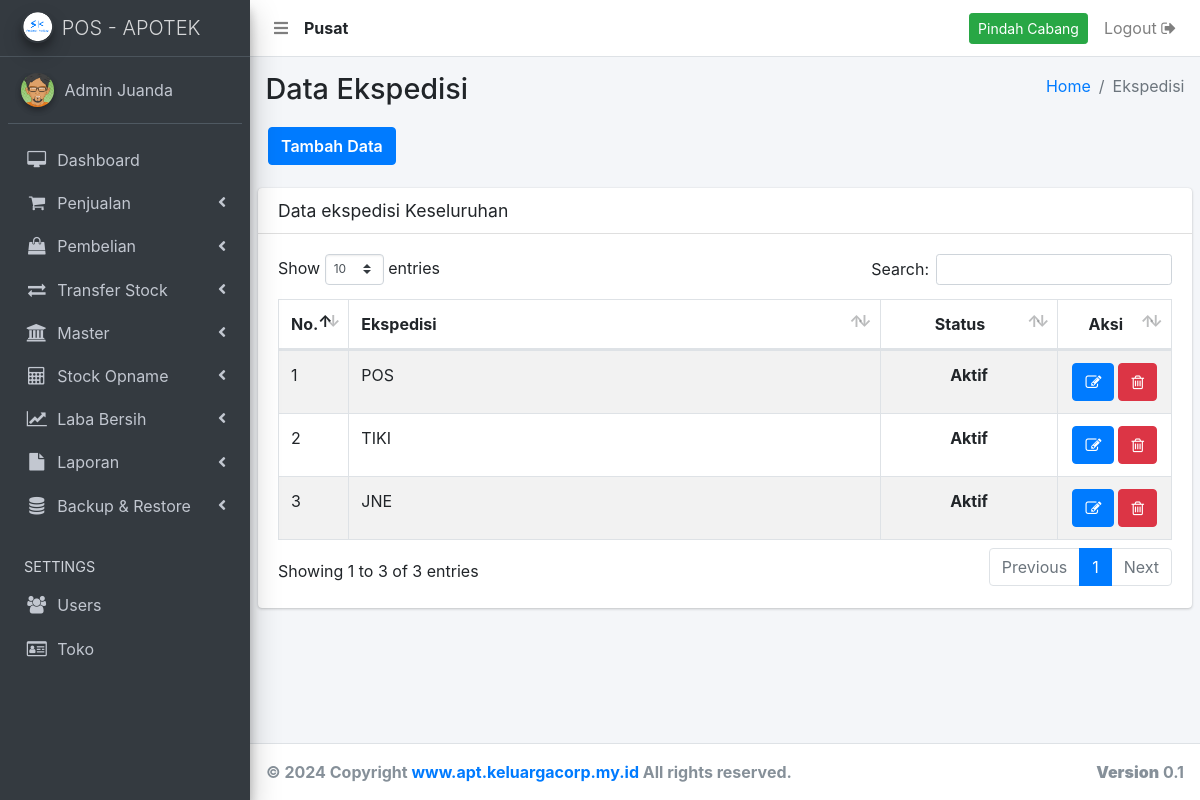
Page /ekspedisi.php (signed in) on the committed database.
### tables this page shows
CREATE TABLE `user` (
  `user_id` int(11) NOT NULL AUTO_INCREMENT,
  `user_nama` varchar(500) NOT NULL,
  `user_no_hp` varchar(250) NOT NULL,
  `user_alamat` text NOT NULL,
  `user_email` varchar(250) NOT NULL,
  `user_password` varchar(500) NOT NULL,
  `user_create` varchar(250) NOT NULL,
  `user_level` varchar(250) NOT NULL,
  `user_status` varchar(250) NOT NULL,
  `user_cabang` int(11) NOT NULL,
  PRIMARY KEY (`user_id`)
);

CREATE TABLE `ekspedisi` (
  `ekspedisi_id` int(11) NOT NULL AUTO_INCREMENT,
  `ekspedisi_nama` varchar(500) NOT NULL,
  `ekspedisi_status` varchar(250) NOT NULL,
  `ekspedisi_cabang` int(11) NOT NULL,
  PRIMARY KEY (`ekspedisi_id`)
);

### _header-artibut.php (called while the page is built, shortened)
<?php
  	include 'aksi/functions.php';
    $userLoginCabang = mysqli_query( $conn, "select user_cabang from user where user_id = '".$_SESSION['user_id']."'");
    $sessionCabangData = mysqli_fetch_array($userLoginCabang);
    $sessionCabang     = $sessionCabangData['user_cabang'];
    if ( $sessionCabang < 1 ) {
      $tipeToko = "Pusat";
    } else {
      $tipeToko = "Cabang ".$sessionCabang;
    }
?>

### aksi/functions.php (called while the page is built, shortened)
<?php
include 'koneksi.php';
function query($query) {
	global $conn;
	$result = mysqli_query($conn, $query);
	$rows = [];
	while ( $row = mysqli_fetch_assoc($result) ) {
		$rows[] = $row;
	}
	return $rows;
}
?>

### ekspedisi.php (the view, shortened to what this page needs)
<?php
  include '_header.php';
  include '_nav.php';
  include '_sidebar.php';
?>
  <div class="content-wrapper">
    <section class="content-header">
      <div class="container-fluid">
        <div class="row mb-2">
          <div class="col-sm-6">
            <h1>Data Ekspedisi</h1>
          </div>
          <div class="col-sm-6">
            <ol class="breadcrumb float-sm-right">
              <li class="breadcrumb-item"><a href="bo">Home</a></li>
              <li class="breadcrumb-item active">Ekspedisi</li>
            </ol>
          </div>
          <div class="tambah-data">
          	<a href="ekspedisi-add" class="btn btn-primary">Tambah Data</a>
          </div>
        </div>
      </div>
    </section>
    <?php
    	$data = query("SELECT * FROM ekspedisi WHERE ekspedisi_cabang = $sessionCabang ORDER BY ekspedisi_id DESC");
    ?>
    <section class="content">
      <div class="row">
        <div class="col-12">
          <div class="card">
            <div class="card-header">
              <h3 class="card-title">Data ekspedisi Keseluruhan</h3>
            </div>
            <div class="card-body">
              <div class="table-auto">
                <table id="example1" class="table table-bordered table-striped">
                  <thead>
                  <tr>
                    <th style="width: 5%;">No.</th>
                    <th>Ekspedisi</th>
                    <th style="text-align: center; width: 20%;">Status</th>
                    <th style="text-align: center; width: 10%;">Aksi</th>
                  </tr>
                  </thead>
                  <tbody>
                  <?php $i = 1; ?>
                  <?php foreach ( $data as $row ) : ?>
                  <tr>
                    	<td><?= $i; ?></td>
                    	<td><?= $row['ekspedisi_nama']; ?></td>
                      <td style="text-align: center;">
                      	<?php
                      		if ( $row['ekspedisi_status'] === "1" ) {
                      			echo "<b>Aktif</b>";
                      		} else {
                      			echo "<b style='color: red;'>Tidak Aktif</b>";
                      		}
                      	?>
                      </td>
                      <td class="orderan-online-button">
                        <?php $id = $row["ekspedisi_id"]; ?>
                      	<a href="ekspedisi-edit?id=<?= $id; ?>" title="Edit Data">
                              <button class="btn btn-primary" type="submit">
                                 <i class="fa fa-edit"></i>
                              </button>
                          </a>
                          <a href="ekspedisi-delete?id=<?= $id; ?>" onclick="return confirm('Yakin dihapus ?')" title="Delete Data">
                              <button class="btn btn-danger" type="submit" name="hapus">
                                  <i class="fa fa-trash-o"></i>
                              </button>
                          </a>
                      </td>
                  </tr>
                  <?php $i++; ?>
              	<?php endforeach; ?>
                </tbody>
                </table>
              </div>
            </div>
          </div>
        </div>
      </div>
    </section>
  </div>
</div>
<?php include '_footer.php'; ?>
</body>
</html>

### _nav.php (shortened to what this page needs)
<nav class="main-header navbar navbar-expand navbar-white navbar-light">
    <ul class="navbar-nav">
      <li class="nav-item">
        <a class="nav-link" data-widget="pushmenu" href="#"><i class="fas fa-bars"></i></a>
      </li>
      <li class="nav-item" style="padding-top: 8px;">
        <?php
          echo "<b>".$tipeToko."</b>";
        ?>
      </li>
    </ul>
    <ul class="navbar-nav ml-auto">
      <?php if ( $levelLogin === "super admin" ) { ?>
      <li class="nav-item">
          <a class="btn btn-block btn-success btn-sm" data-toggle="modal" href='#modal-id-cabang' style="margin-top: 5px;">Pindah Cabang</a>
      </li>
      <?php } ?>
      <li class="nav-item">
        <a href="<?php echo "aksi/logout.php?logout";?>"onclick="return confirm('Apakah anda yakin logout ?')" class="nav-link">Logout <i class="fa fa-sign-out"></i>
        </a>
      </li>
    </ul>
  </nav>

### rows in the picture
user: user_cabang "Pusat"
ekspedisi: ekspedisi_nama "POS", ekspedisi_status "Aktif"
ekspedisi: ekspedisi_nama "TIKI", ekspedisi_status "Aktif"
ekspedisi: ekspedisi_nama "JNE", ekspedisi_status "Aktif"

### other values in the picture
$_SESSION['user_nama'] "Admin Juanda"
